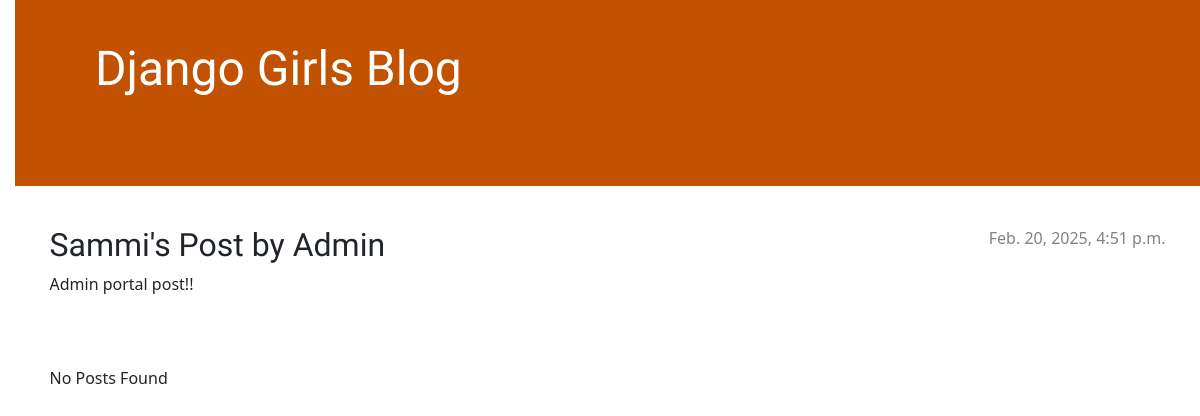
Before: /post/1/ with the older database file.
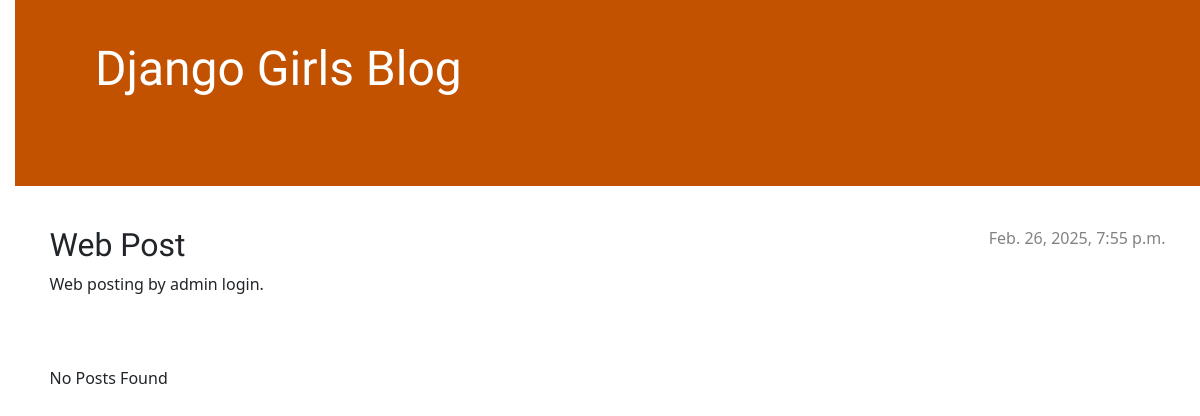
After: the same page with the newer database file.
### blog/models.py (models this page shows, shortened)
class Post(models.Model):
    author = models.ForeignKey(settings.AUTH_USER_MODEL, on_delete=models.CASCADE)
    title = models.CharField(max_length=200)
    text = models.TextField()
    created_date = models.DateTimeField(default=timezone.now)
    published_date = models.DateTimeField(blank=True, null=True)

### blog/views.py (the view)
# urls.py: path('post/<int:pk>/', views.post_detail, name='post_detail'), # url that has post_detail needs to execute a views function called post
def post_detail(request, pk): # web requests for requesst - pk is the url that is defined in url.py file int:pk
    post = get_object_or_404(Post, pk=pk) # creating post object to get the object or display 404
    return render(request, 'blog/post_detail.html', {'post': post}) # render page and pass post:post into the view as post variable

### blog/templates/blog/post_detail.html (shortened to what this page needs)
{% extends 'blog/base.html' %}
{% block content %}
    <article class="post">
        {% if post.published_date %}
            <time class="date">
                {{ post.published_date }}
            </time>
        {% endif %}
        <h2>{{ post.title }}</h2>
        <p>{{ post.text|linebreaksbr }}</p>
    </article>
{% endblock %}

Changed rows visible on the page:
changed Post: published_date "Feb. 20, 2025, 4:51 p.m." → "Feb. 26, 2025, 7:55 p.m."; title "Sammi's Post by Admin" → "Web Post"; text "Admin portal post!!" → "Web posting by admin login."
